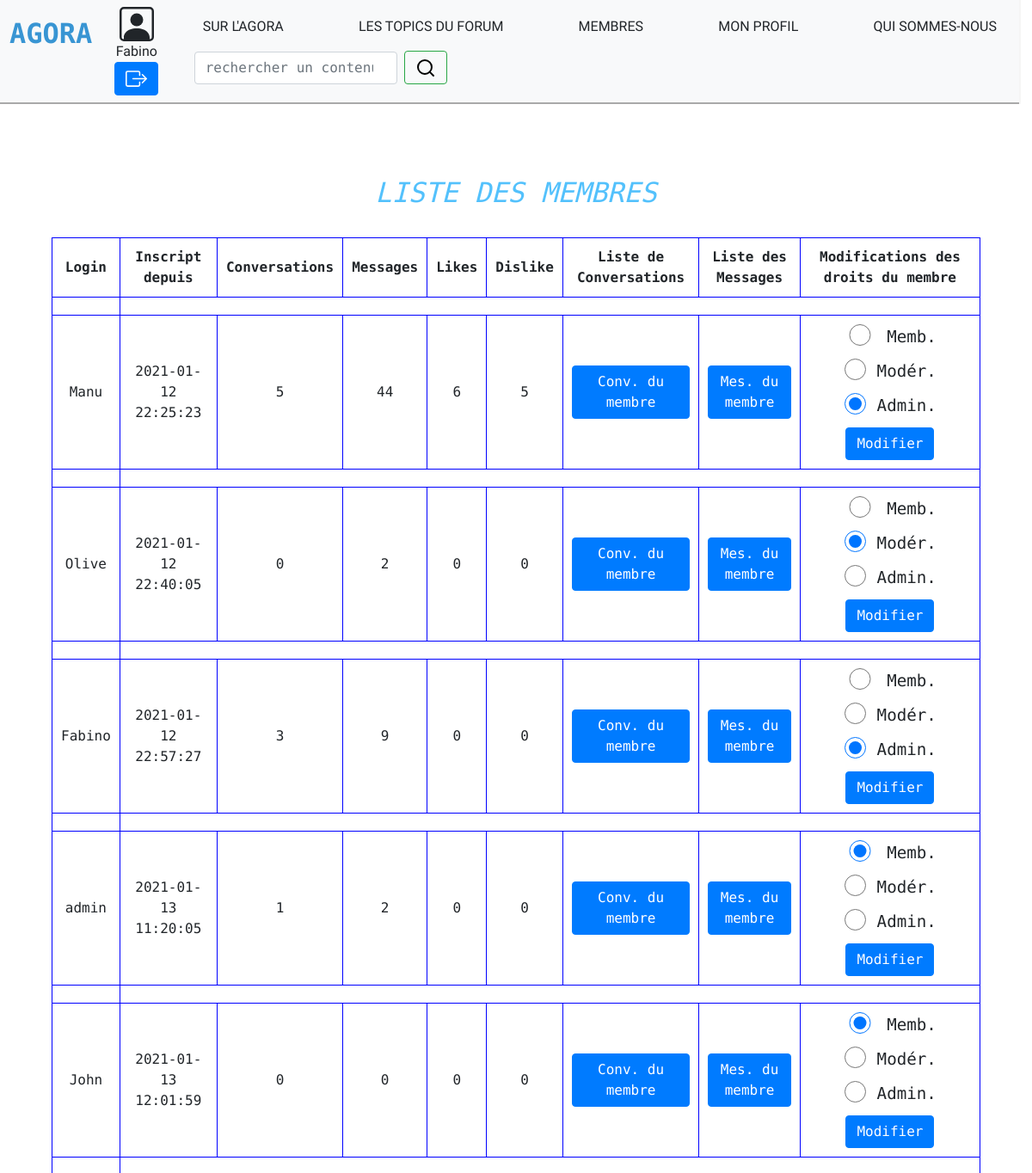
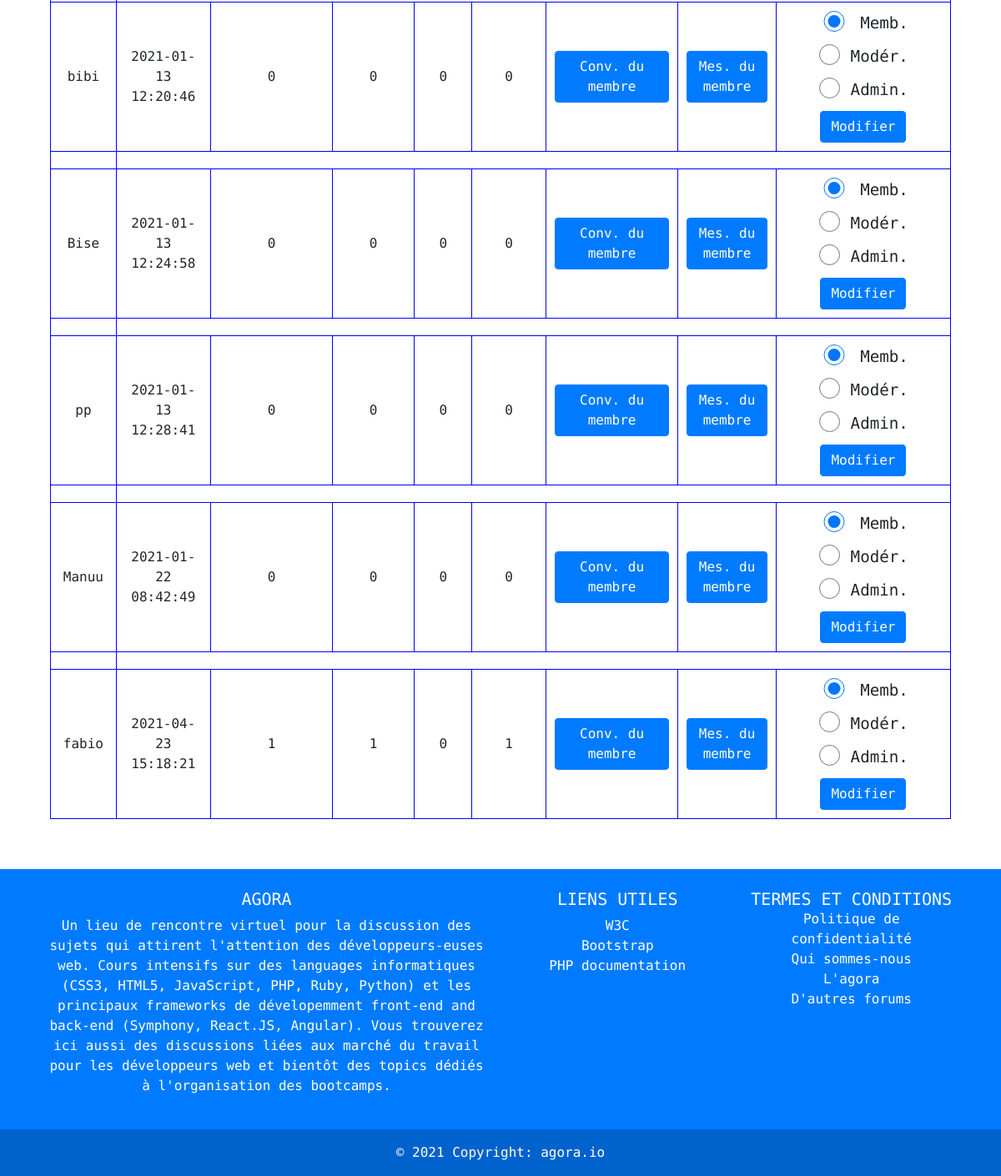
The app's page /membres.php (signed in) with its own data (2 pictures, top to bottom).
### tables this page shows
CREATE TABLE `utilisateurs` (
  `id` int(11) NOT NULL,
  `login` varchar(255) NOT NULL,
  `nom` varchar(255) NOT NULL,
  `prenom` varchar(255) NOT NULL,
  `mail` varchar(255) NOT NULL,
  `password` varchar(255) NOT NULL,
  `id_droits` int(11) NOT NULL,
  `date` timestamp NOT NULL DEFAULT CURRENT_TIMESTAMP
);

### membres.php (the view, shortened to what this page needs)
<?php
try
{
  $dsn = 'mysql:host=localhost:3306;dbname=fabio-tenorio-de-carvalho_forum';
  $dbuser = 'fabio-tenorio';
  $dbpassword = 't84ehC0^';
  $bdd =new PDO($dsn, $dbuser, $dbpassword);
  $bdd->setAttribute(PDO::ATTR_ERRMODE, PDO::ERRMODE_EXCEPTION);
  $bdd->setAttribute(PDO::ATTR_DEFAULT_FETCH_MODE, PDO::FETCH_ASSOC);
}
  catch(PDOException $e)
  {
    die('Erreur : ' . $e->getMessage());
  }
?>
<!DOCTYPE html>
<html lang="en">
<head>
</head>
<body>
<header>
  <?php include 'header.php';?>
</header>
<main class="testmembre">
  <div align="center">
    <br><h2>LISTE DES MEMBRES</h2><br>
  </div>
<?php
if(isset($_SESSION['user']['login']) AND $_SESSION['user']['id_droits'] == 200
OR $_SESSION['user']['id_droits'] == 100 OR $_SESSION['user']['id_droits'] == 1)
{
$dataqueryuser = $bdd -> prepare("SELECT login, date, id_droits, id FROM utilisateurs");
$dataqueryuser->execute();
$results = $dataqueryuser->fetchAll(PDO::FETCH_OBJ);
}
?>
  <table class="membres">
    <tr class="membres1">
      <th>Login</th>
      <th>Inscript depuis</th>
      <th>Conversations</th>
      <th>Messages</th>
      <th>Likes</th>
      <th>Dislike</th>
    <?php
    if (isset($_SESSION['user']['login']) AND $_SESSION['user']['id_droits'] == 100
    OR $_SESSION['user']['id_droits'] == 200)
    {
    ?>
      <th>Liste de Conversations</th>
      <th>Liste des Messages</th>
     <?php
      if (isset($_SESSION['user']['login']) AND $_SESSION['user']['id_droits'] == 200)
      {
    ?>
      <th>Modifications des droits du membre</th>
    <?php
      }
    }
    ?>
    </tr>
    <?php
    foreach($results as $value)
    {
      $id = $value->id;
      $dataqueryconv = $bdd -> prepare("SELECT titre FROM conversations
      WHERE id_utilisateur='$id'");
      $dataqueryconv->execute();
      $results0 = $dataqueryconv->rowCount();
      $dataquerymess = $bdd -> prepare("SELECT message FROM messages
      WHERE id_utilisateurs='$id'");
      $dataquerymess->execute();
      $results1 = $dataquerymess->rowCount();
      $dataquerynblike = $bdd -> query("SELECT * FROM likes WHERE id_utilisateur = $id")->rowCount();
      $likes = $dataquerynblike;
      $dataquerynbdislike = $bdd -> query("SELECT * FROM dislike WHERE id_utilisateur = $id")->rowCount();
      $dislikes = $dataquerynbdislike;
      ?>
      <td class="membres2">
      <?php
      echo '<tr>';
      echo '<td>'.$value->login.'</td>';
      echo '<td>'.$value->date.'</td>';
      echo '<td>'.$results0.'</td>';
      echo '<td>'.$results1.'</td>';
      echo '<td>'.$likes.'</td>';
      echo '<td>'.$dislikes.'</td>';
      if (isset($_SESSION['user']['login']) AND $_SESSION['user']['id_droits'] == 100
        OR $_SESSION['user']['id_droits'] == 200)
      {
    ?>
          <td>
            <form action="listeconversation.php? <?php echo $value->id?>" method="get">
            <button class="btn btn-primary" type="submit">Conv. du membre</button>
            </form>
          </td>
          <td>
            <form action="listes.php? <?php echo $value->id?>" method="get">
            <button class="btn btn-primary" type="submit">Mes. du membre</button>
            </form>
          </td>
          <?php
        if(isset($_SESSION['user']['login']) AND $_SESSION['user']['id_droits'] == 200)
        {
          ?>
          <td class="formdroits"><form action="#" method="post">
            <div class="form-check form-check-inline">
              <input type="radio" name="id_droits<?php echo $value->id;?>" value="1"
              <?php if($value->id_droits == 1){ echo 'checked';}?>>
              <label>Memb.</label>
            </div>
            <div class="form-check form-check-inline">
              <input type="radio" name="id_droits<?php echo $value->id?>" value="100"
              <?php if($value->id_droits == 100){ echo 'checked';}?>>
              <label>Modér.</label>
            </div>
            <div class="form-check form-check-inline">
              <input type="radio" name="id_droits<?php echo $value->id?>" value="200"
              <?php if($value->id_droits == 200){ echo 'checked';}?>>
              <label>Admin.</label>
            </div>
            <button class='btn btn-primary' type='submit' id='droit' name='droit
            <?php echo $value->id?>'>Modifier</button>
          </form></td>
        </td>
        <?php
        }
          echo '<tr>';
      }
        echo '<tr>';
    }
    ?>
  </table>
  </main>
  <footer>
    <?php include 'footer.php';?>
  </footer>
  </body>
  </html>

### css/style.css (style rules this page uses)
* { margin: 0; padding: 0; font-family: 'Dosis', sans-serif; box-sizing: border-box; }
body { width: 100%; display: flex; flex-direction: column; align-items: center; justify-content: space-between; }
main { width: 100%; display: flex; flex-direction: column; justify-content: space-between; align-items: center; }
label { font-size: 1.2em; }
input { margin-bottom: 15px; width: 250px; height: 25px; }
.testmembre { background-color: white; border: 5px black; padding: 5%; }
.form-check { width: 15vh; }
.testmembre h2 { color: #53C1FC; text-align: center; font-style: oblique; }
.membres { border: 1px solid blue; }
.membres th, tr, td { border: 1px solid blue; text-align: center; padding: 10px; }

### css/headerfooter.css (style rules this page uses)
* { margin: 0; padding: 0; font-family: 'Cutive Mono', monospace; }
header { width: 100%; display: flex; flex-direction: row; justify-content: space-between; align-items: center; }
footer { width: 100%; }

### records on screen
utilisateurs: login "Manu", date "2021-01-12 22:25:23", results0 "5", results1 "44", likes "6", dislikes "5", id_droits "☑"
utilisateurs: login "Olive", date "2021-01-12 22:40:05", results0 "0", results1 "2", likes "0", dislikes "0", id_droits "☑"
utilisateurs: login "Fabino", date "2021-01-12 22:57:27", results0 "3", results1 "9", likes "0", dislikes "0", id_droits "☑"
utilisateurs: login "admin", date "2021-01-13 11:20:05", results0 "1", results1 "2", likes "0", dislikes "0", id_droits "☑"
utilisateurs: login "John", date "2021-01-13 12:01:59", results0 "0", results1 "0", likes "0", dislikes "0", id_droits "☑"
utilisateurs: login "bibi", date "2021-01-13 12:20:46", results0 "0", results1 "0", likes "0", dislikes "0", id_droits "☑"
utilisateurs: login "Bise", date "2021-01-13 12:24:58", results0 "0", results1 "0", likes "0", dislikes "0", id_droits "☑"
utilisateurs: login "pp", date "2021-01-13 12:28:41", results0 "0", results1 "0", likes "0", dislikes "0", id_droits "☑"
utilisateurs: login "Manuu", date "2021-01-22 08:42:49", results0 "0", results1 "0", likes "0", dislikes "0", id_droits "☑"
utilisateurs: login "fabio", date "2021-04-23 15:18:21", results0 "1", results1 "1", likes "0", dislikes "1", id_droits "☑"

### other values on screen
$user['user']['login'] "Fabino"
